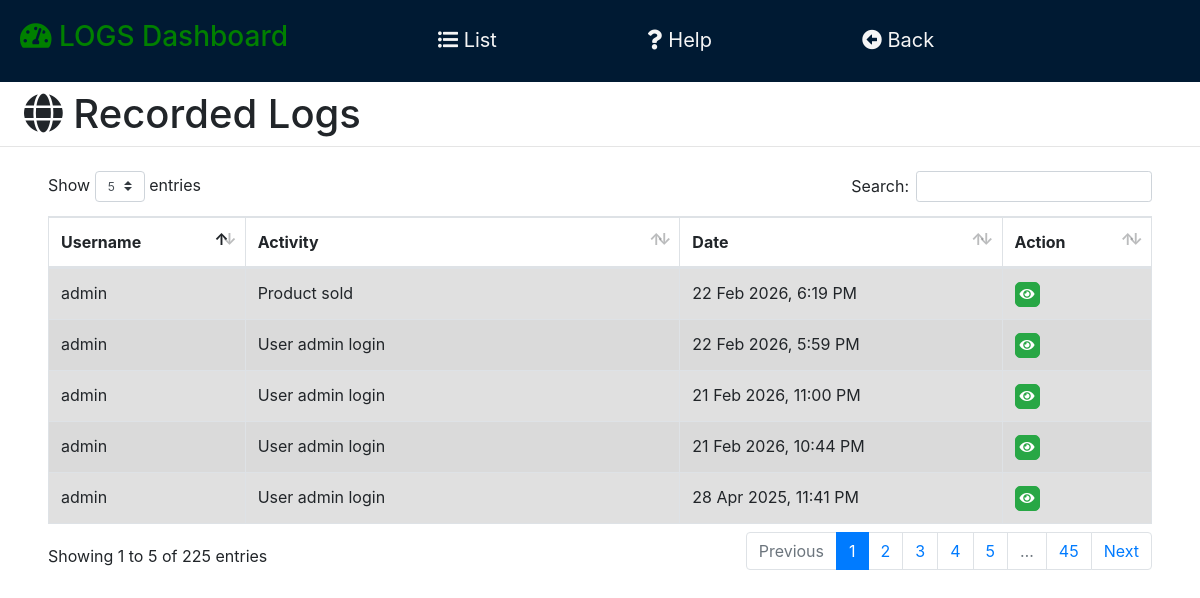
The page /logs/logs.php (signed in) on the database its author committed.
### tables this page shows
CREATE TABLE `logs` (
  `id` int(11) NOT NULL,
  `username` varchar(30) NOT NULL,
  `purpose` varchar(30) NOT NULL,
  `logs_time` datetime NOT NULL DEFAULT current_timestamp()
);

### logs/logs.php (the view, shortened to what this page needs)
<?php
	include("../server/connection.php");
	$sql = "SELECT * FROM logs ORDER BY id DESC";
	$result	= mysqli_query($db, $sql);
	?>
<!DOCTYPE html>
<html>
<head>
	<?php include('../templates/head1.php');?>
</head>
<body>
	<div class="">
		<?php include('../logs/base.php');?>
		<div>
			<h1 class="ml-4 pt-2"><i class="fas fa-globe"></i> Recorded Logs</h1>
			<hr class="mt-0 mb-0">
			<div class="table-responsive mt-4 pl-5 pr-5">
				<table class="table table-striped table-bordered" id="logs_table" style="margin-top: -22px;">
				<thead>
					<tr>
						<th scope="col" class="column-text">Username</th>
						<th scope="col" class="column-text">Activity</th>
						<th scope="col" class="column-text">Date</th>
						<th scope="col" class="column-text">Action</th>
					</tr>
				</thead>
				<tbody class="table-hover">
					<?php
						while($row = mysqli_fetch_assoc($result)){
				  	?>
					<tr class="table-active">
						<td><?php echo $row['username'];?></td>
						<td><?php echo $row['purpose'];?></td>
						<td><?php echo date('d M Y, g:i A', strtotime($row['logs_time']));?></td>
						<td>
							<button type="button" name="view" value="View" style='font-size:10px; border-radius:5px;padding:4px;' id="<?php echo $row['id'];?>" class="btn btn-success btn-xs view_data"><i class="fas fa-eye fa-lg"></i></button>
						</td>
					</tr>
					<?php } ?>
				</tbody>
			</table>
			</div>
		</div>
</body>
</html>

### rows shown on the page
logs: username "admin", purpose "Product sold", logs_time "22 Feb 2026, 6:19 PM"
logs: username "admin", purpose "User admin login", logs_time "22 Feb 2026, 5:59 PM"
logs: username "admin", purpose "User admin login", logs_time "21 Feb 2026, 11:00 PM"
logs: username "admin", purpose "User admin login", logs_time "21 Feb 2026, 10:44 PM"
logs: username "admin", purpose "User admin login", logs_time "28 Apr 2025, 11:41 PM"
